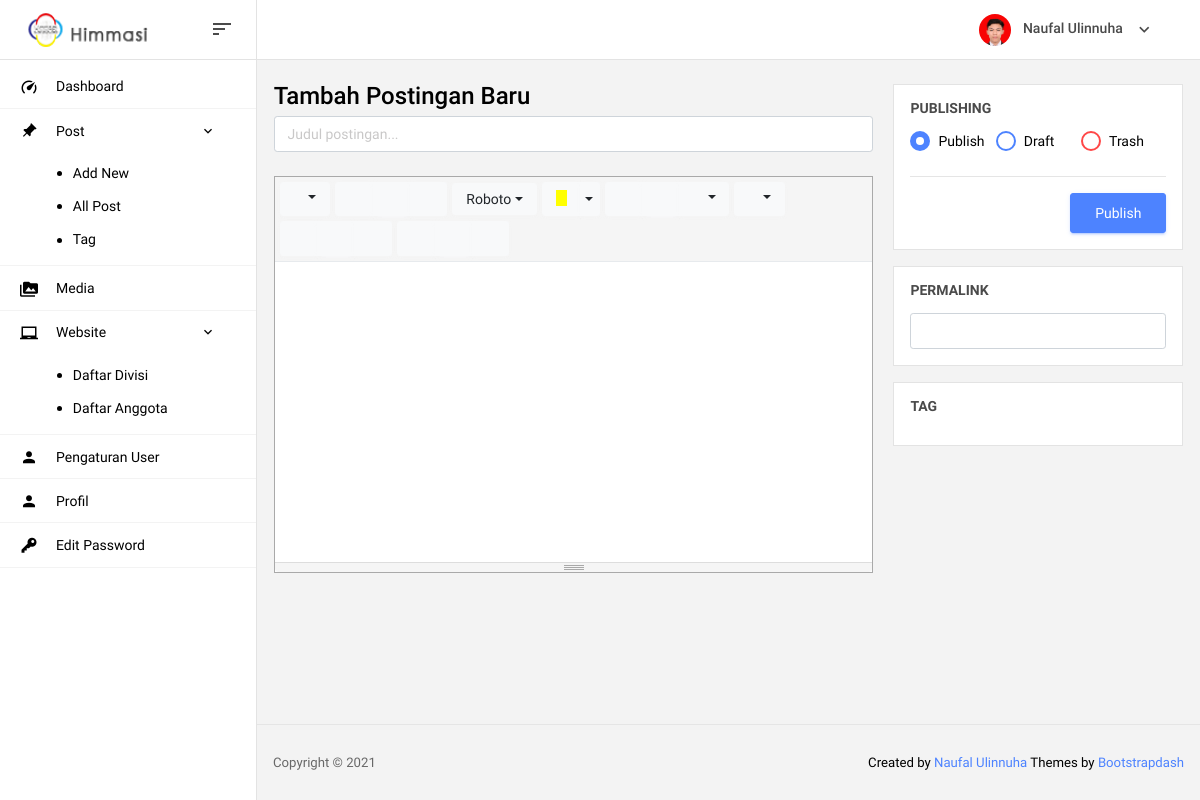
Page /admin/index.php?page=post-new (signed in) on the earlier database version.
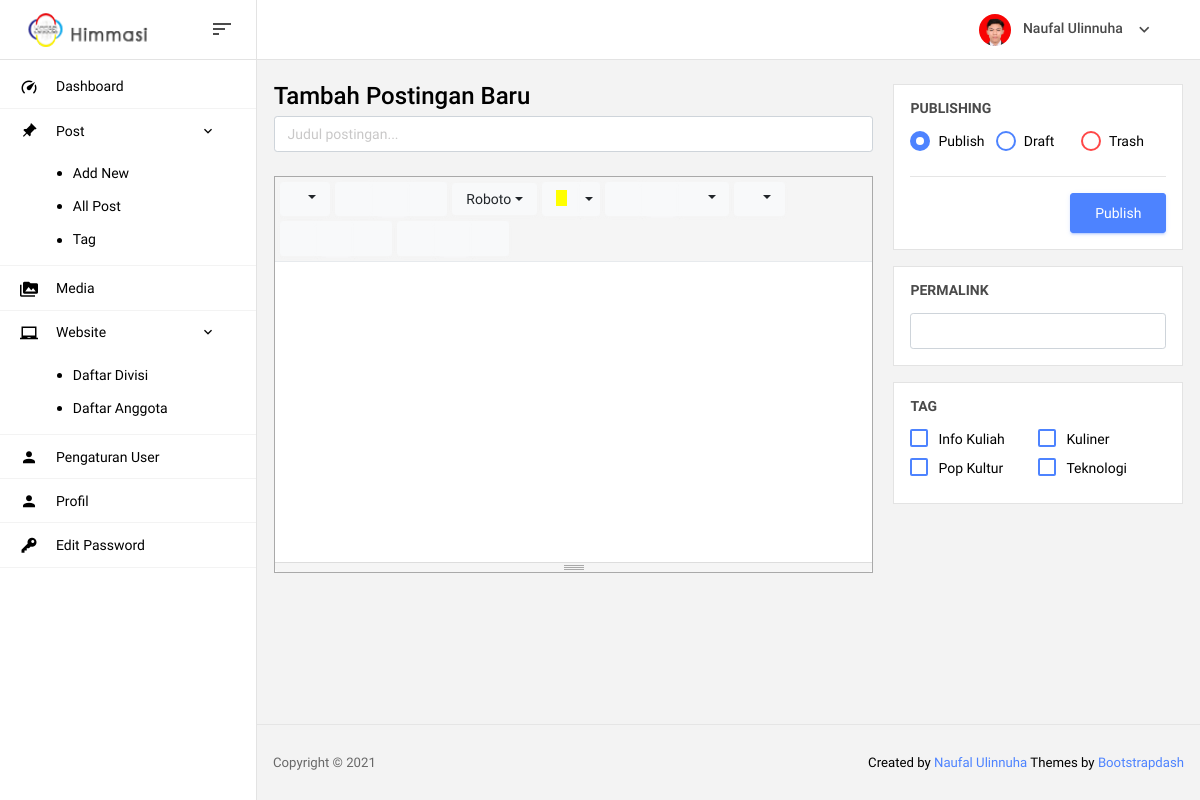
Same page on the later database version.
### tables this page shows
CREATE TABLE `tag` (
  `id_tag` int(11) NOT NULL,
  `tag` varchar(50) NOT NULL
);

### admin/page/post-new.php (the view, shortened to what this page needs)
<form method="post">
<div class="row">
	<div class="col-md-8">
    <div class="form-group">
      <h3>Tambah Postingan Baru</h3>
      <input type="text" class="form-control form-control-sm" id="judul" name="judul" placeholder="Judul postingan..." required>
    </div>
	</div>
	<div class="col-md-4">
		<div class="card">
			<div class="card-body">
				<h4 class="card-title">Publishing</h4>
				<div class="form-group row m-0">
          <div class="form-check col-4 my-0">
            <label class="form-check-label">
              Publish
            </label>
          </div>
          <div class="form-check col-4 my-0">
            <label class="form-check-label">
              Draft
            </label>
          </div>
          <div class="form-check form-check-danger col-4 my-0">
            <label class="form-check-label">
              Trash
            </label>
          </div>
        </div>
        <hr>
        <div class="row m-0">
        	<button type="submit" name="submit-new" id="submitNew" class="btn btn-primary ml-auto">Publish</button>
        </div>
			</div>
		</div>
		<div class="card">
			<div class="card-body">
				<h4 class="card-title">Permalink</h4>
				<input type="text" class="form-control form-control-sm" id="link" name="link" required>
			</div>
		</div>
		<div class="card">
			<div class="card-body">
				<h4 class="card-title">Tag</h4>
				<div class="form-group row m-0">
          <?php
            $sql = "SELECT `id_tag`, `tag` FROM `tag` ORDER BY `tag`";
            $query = mysqli_query($koneksi,$sql);
            while($data = mysqli_fetch_array($query)){
              $id_tag  = $data["id_tag"];
              $tag     = $data["tag"];
          ?>
          <div class="form-check col-6 my-0">
            <label class="form-check-label">
              <input type="checkbox" class="form-check-input" name="tag[]" value="<?= $id_tag ?>"><?= $tag ?>
            </label>
          </div>
          <?php } ?>
        </div>
			</div>
		</div>
	</div>
</div>
</form>

Differences in the rows shown:
added tag: tag "Info Kuliah"
added tag: tag "Kuliner"
added tag: tag "Pop Kultur"
added tag: tag "Teknologi"
